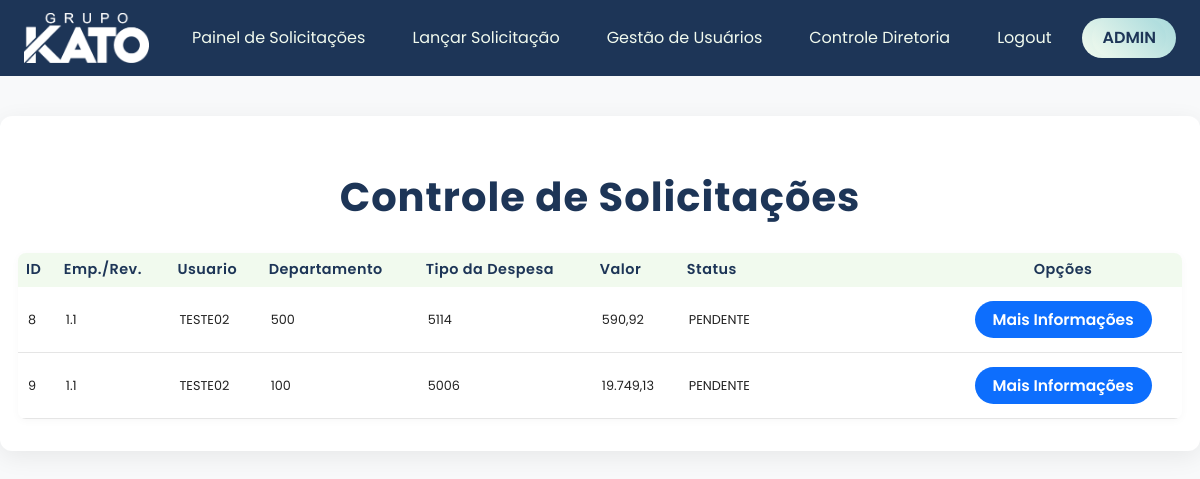
Screenshot of /controle-diretoria/ (signed in) with the database file from the repository.
### models/database.py (models this page shows)
class Usuarios(UserMixin, Model):
    USUARIO = CharField(unique=True)
    SENHA = CharField()
    NOME = CharField()
    CPF = CharField()
    FUNCAO = CharField()
    EMPRESA = IntegerField()
    REVENDA = IntegerField()
    class Meta:
        database = db

class Solicitacoes(Model):
    EMPRESA = IntegerField()
    REVENDA = IntegerField()
    USUARIO_SOLICITANTE = CharField()
    DEPARTAMENTO = CharField()
    TIPO_DESPESA = CharField()
    DESCRICAO = CharField()
    VALOR = FloatField()
    STATUS = CharField()
    MOTIVO_REPROVA = CharField()
    class Meta:
        database = db

### routes/blueprint_controle_diretoria.py (the view)
@blueprint_controle_diretoria.route('/')
@login_required
@role_required('ADMIN', 'DIRETORIA')
def controle_diretoria():
    query = Solicitacoes.select().where(Solicitacoes.STATUS == 'PENDENTE')
    return render_template('controle_diretoria.html', query=query, usuario_logado=current_user.USUARIO)

### main.py (called while the page is built)
@login_manager.user_loader
def load_user(user_id):
    try:
        return Usuarios.get(Usuarios.id == int(user_id))
    except Usuarios.DoesNotExist:
        return None

### templates/controle_diretoria.html (shortened to what this page needs)
<!DOCTYPE html>
<html lang="pt-br">
<head>
    <link href="https://cdn.jsdelivr.net/npm/bootstrap@5.3.0/dist/css/bootstrap.min.css" rel="stylesheet">
    <link rel="stylesheet" href="{{ url_for('static', filename='css/controle_diretoria.css')}}">
</head>
<body>
    <header>
        <nav class="navbar navbar-light bg-dark px-4">
            <a class="navbar-brand" href="{{ url_for('blueprint_painel_solicitacoes.painel_solicitacoes') }}"><img src="{{ url_for('static', filename='img/Logo - Grupo Kato Branco.png') }}" alt="Logo KATO"></a>
            <ul class="nav">
                <li class="nav-item">
                    <a class="nav-link text-white" href="{{ url_for('blueprint_painel_solicitacoes.painel_solicitacoes') }}">Painel de Solicitações</a>
                </li>
                <li class="nav-item">
                    <a class="nav-link text-white" href="{{ url_for('blueprint_lancar_solicitacao.lancar_solicitacao') }}">Lançar Solicitação</a>
                </li>
                {% if current_user.FUNCAO == 'ADMIN' %}
                    <li class="nav-item">
                        <a class="nav-link text-white" href="{{ url_for('blueprint_gestao_usuarios.gestao_usuarios') }}">Gestão de Usuários</a>
                    </li>
                {% endif %}
                {% if current_user.FUNCAO == 'ADMIN' or current_user.FUNCAO == 'DIRETORIA' %}
                    <li class="nav-item">
                        <a class="nav-link text-white" href="{{ url_for('blueprint_controle_diretoria.controle_diretoria') }}">Controle Diretoria</a>
                    </li>
                {% endif %}
                <li class="nav-item">
                    <a class="nav-link text-white" href="{{ url_for('blueprint_principal.logout') }}">Logout</a>
                </li>
                <li class="user">
                    <a class="user" href="">{{ usuario_logado }}</a>
                </li>
            </ul>
        </nav>
    </header>
    <main>
        <div class="container-tabela">
            <h1 class="titulo">Controle de Solicitações</h1>
            <table class="tabela">
                <thead>
                    <tr class="head-lista">
                        <th>ID</th>
                        <th>Emp./Rev.</th>
                        <th>Usuario</th>
                        <th>Departamento</th>
                        <th>Tipo da Despesa</th>
                        <th>Valor</th>
                        <th>Status</th>
                        <th class="opcoes">Opções</th>
                    </tr>
                </thead>
                <tbody>
                    {% for solicitacao in query %}
                        <tr class="body-lista">
                            <td>{{ solicitacao.id }}</td>
                            <td>{{ solicitacao.EMPRESA }}.{{ solicitacao.REVENDA }}</td>
                            <td>{{ solicitacao.USUARIO_SOLICITANTE }}</td>
                            <td>{{ solicitacao.DEPARTAMENTO }}</td>
                            <td>{{ solicitacao.TIPO_DESPESA }}</td>
                            <td>{{ "{:,.2f}".format(solicitacao.VALOR).replace(",", "X").replace(".", ",").replace("X", ".") }}</td>
                            <td>{{ solicitacao.STATUS }}</td>
                            <td><a href="{{ url_for('blueprint_controle_diretoria.mais_info_cd', id=solicitacao.id) }}" class="btn btn-primary">Mais Informações</a></td>
                        </tr>
                    {% else %}
                        <tr>
                            <td colspan="5" class="nenhuma-solicitacao">Nenhuma solicitação foi encontrada</td>
                        </tr>
                    {% endfor %}
                </tbody>
            </table>
        </div>
    </main>
</body>
</html>

### static/css/controle_diretoria.css (style rules this page uses)
:root { --primary-color: #1d3557; --secondary-color: #f1faee; }
* { font-family: 'Poppins', sans-serif; }
body, html { background-color: #f8f9fa; margin: 0; padding: 0; }
.nav { display: flex; gap: 15px; list-style: none; padding: 0; margin: 0; }
.navbar { background-color: var(--primary-color) !important; }
.navbar-brand img { max-height: 50px; width: auto; margin-right: 10px; }
.navbar-brand { font-weight: bold; font-size: 1.5rem; color: var(--secondary-color) !important; }
.user { text-decoration: none; color: var(--primary-color); font-weight: 600; font-size: 1rem; text-transform: uppercase; padding: 8px 10px; border-radius: 20px; background: linear-gradient(45deg, #f1faee, #a8dadc); transition: all 0.3s ease; }
.nav-link { color: var(--secondary-color) !important; transition: color 0.3s ease; }
.titulo { color: var(--primary-color); text-align: center; margin-top: 25px; margin-bottom: 32px; font-weight: 700; letter-spacing: 1px; }
.container-tabela { background-color: #ffffff; max-width: 1400px; margin: 40px auto 60px auto; padding: 32px 18px; border-radius: 12px; box-shadow: 0 6px 24px rgba(0, 0, 0, 0.07); }
.tabela { width: 100%; border-collapse: separate; border-radius: 8px; border-spacing: 0; background: #fff; border-radius: 8px; overflow: hidden; box-shadow: 0 2px 8px rgba(0, 0, 0, 0.03); }
.head-lista th { background: var(--secondary-color); color: var(--primary-color); font-weight: 600; padding: 6px 8px; text-align: left; font-size: 0.90rem; letter-spacing: 0.5px; }
.head-lista th:last-child, .body-lista td:last-child { text-align: center; vertical-align: middle; }
.body-lista td { padding: 12px 10px; background: #fff; color: #222; font-size: 0.80rem; border-bottom: 1px solid #e5e5e5; transition: background 0.2s; }
.body-lista td:nth-child(7), .head-lista th:nth-child(7) { min-width: 220px; max-width: 400px; white-space: pre-line; word-break: break-word; }
.tabela tr.body-lista:nth-child(even) td { background: var(--table-row-alt); }
.btn { font-size: 0.97rem; font-weight: 600; border-radius: 20px; padding: 7px 18px; border: none; transition: background 0.2s, color 0.2s; margin: 2px 0; }

### rows the page displays
Usuarios: USUARIO "ADMIN"
Solicitacoes: id "8", EMPRESA "1", REVENDA "1", USUARIO_SOLICITANTE "TESTE02", DEPARTAMENTO "500", TIPO_DESPESA "5114", VALOR "590,92", STATUS "PENDENTE"
Solicitacoes: id "9", EMPRESA "1", REVENDA "1", USUARIO_SOLICITANTE "TESTE02", DEPARTAMENTO "100", TIPO_DESPESA "5006", VALOR "19.749,13", STATUS "PENDENTE"
